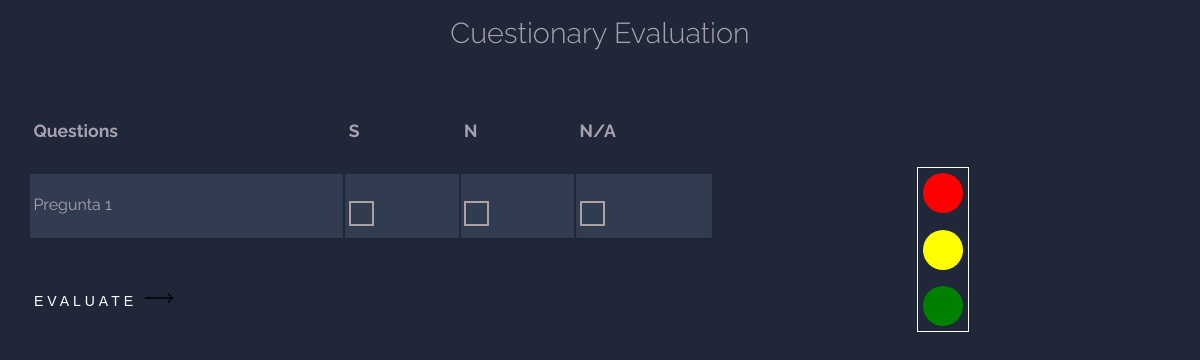
Page /pages/cuestionary.php on the earlier database version.
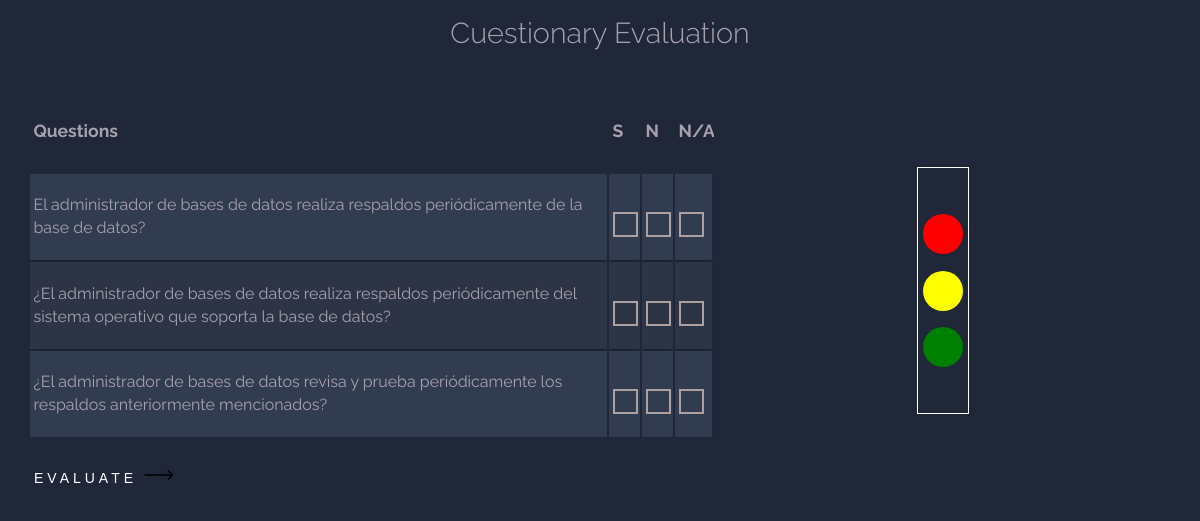
Same page on the later database version.
### tables this page shows
CREATE TABLE IF NOT EXISTS `cuestionario` (
  `id` int NOT NULL AUTO_INCREMENT,
  `pregunta` varchar(300) DEFAULT NULL,  
  `contenidoC` int NOT NULL,
  PRIMARY KEY (`id`),
  KEY `foreignkeyCuestionarioContenido` (`contenidoC`)
);

### pages/cuestionary.php (the view, shortened to what this page needs)
<?php
require_once '../config/config.php';
$query = "SELECT *, cu.id AS cuestionario_id
            FROM cuestionario cu
            INNER JOIN contenido c ON cu.contenidoC = c.id;";
$result = $mysqli->query($query);
$cuestionario = array();
if ($result) {
    $cuestionario = $result->fetch_all(MYSQLI_ASSOC);
} else {
    $message = 'Error en la consulta: ' . $mysqli->error;
}
?>
<!DOCTYPE html>
<html>
<head>
    <link href="../assets/css/normalize.css" rel="stylesheet">
    <link href="../assets/css/style.css" rel="stylesheet">
</head>
<body>
    <h1 class="mb-3">Cuestionary Evaluation</h1>
    <div class="container">
        <div class="contenedor">
            <div class="table-container">
                <table class="container-preguntas">
                    <thead>
                        <tr>
                            <th>
                                <h1>Questions</h1>
                            </th>
                            <th>
                                <h1>S</h1>
                            </th>
                            <th>
                                <h1>N</h1>
                            </th>
                            <th>
                                <h1>N/A</h1>
                            </th>
                        </tr>
                    </thead>
                    <tbody>
                        <?php
                        foreach ($cuestionario as $pregunta) {
                        ?>
                            <tr>
                                <td><?php echo $pregunta['pregunta']; ?></td>
                                <td><label class="checkbox-btn">
                                        <span class="checkmark"></span>
                                    </label></td>
                                <td><label class="checkbox-btn">
                                        <span class="checkmark"></span>
                                    </label></td>
                                <td><label class="checkbox-btn">
                                        <span class="checkmark"></span>
                                    </label></td>
                            </tr>
                        <?php
                        }
                        ?>
                    </tbody>
                </table>
            </div>
            <button id="evaluateButton" class="cta">
                <span class="hover-underline-animation"> Evaluate </span>
                <svg viewBox="0 0 46 16" height="10" width="30" xmlns="http://www.w3.org/2000/svg" id="arrow-horizontal">
                    <path transform="translate(30)" d="M8,0,6.545,1.455l5.506,5.506H-30V9.039H12.052L6.545,14.545,8,16l8-8Z" data-name="Path 10" id="Path_10"></path>
                </svg>
            </button>
        </div>
        <div class="semaforo">
            <div class="luz-roja"></div>
            <div class="luz-amarilla"></div>
            <div class="luz-verde"></div>
        </div>
    </div>
</body>
</html>

### assets/css/style.css (style rules this page uses)
:root { --fuente-principal: 'Raleway', sans-serif; --fuente-heading: 'Staatliches', cursive; --blanco: #fff; }
html { box-sizing: border-box; }
*, *:before, *:after { box-sizing: inherit; }
body { font-family: var(--fuente-principal); font-weight: 300; line-height: 1.42em; color: #A7A1AE; background-color: #1F2739 !important; }
h1 { font-size: 1.8rem; font-weight: 300; line-height: 1em; text-align: center; }
.container { margin: 0 auto; padding: 20px; display: flex; text-align: center; }
.checkbox-btn { display: block; position: relative; padding-left: 30px; margin-bottom: 10px; cursor: pointer; -webkit-user-select: none; -moz-user-select: none; -ms-user-select: none; user-select: none; }
.checkmark { position: absolute; top: 0; left: 0; height: 25px; width: 25px; border: 2.5px solid #ada0a0; transition: .2s linear; }
.checkmark:after { content: ""; position: absolute; visibility: hidden; opacity: 0; left: 50%; top: 40%; width: 10px; height: 14px; border: 2px solid #0ea021; filter: drop-shadow(0px 0px 10px #0ea021); border-width: 0 2.5px 2.5px 0; transition: .2s linear; transform: translate(-50%, -50%) rotate(-90deg) scale(0.2); }
.contenedor { display: block; width: 60%; }
.cta { border: none; background: none; display: flex; cursor: pointer; }
.cta span { padding-bottom: 7px; letter-spacing: 4px; font-size: 14px; padding-right: 15px; text-transform: uppercase; color: var(--blanco); }
.cta svg { transform: translateX(-8px); transition: all 0.3s ease; }
.hover-underline-animation { position: relative; color: var(--blanco); padding-bottom: 20px; }
.hover-underline-animation:after { content: ""; position: absolute; width: 100%; transform: scaleX(0); height: 2px; bottom: 0; left: 0; background-color: var(--blanco); transform-origin: bottom right; transition: transform 0.25s ease-out; }
.container-preguntas th h1 { font-weight: bold; font-size: 1.1rem; text-align: left; }
.container-preguntas td { font-weight: normal; font-size: 1em; -webkit-box-shadow: 0 2px 2px -2px #0E1119; -moz-box-shadow: 0 2px 2px -2px #0E1119; box-shadow: 0 2px 2px -2px #0E1119; }
.container-preguntas { text-align: left; overflow: hidden; width: 100%; margin: 0 auto; display: table; padding: 0 0 1.3rem 0; }
.container-preguntas td, .container-preguntas th { padding-bottom: 3%; padding-top: 3%; padding-left: 0.5% }
.container-preguntas tr:nth-child(odd) { background-color: #323C50; }
.container-preguntas tr:nth-child(even) { background-color: #2C3446; }
.container-preguntas th { background-color: #1F2739; }
.semaforo { display: flex; flex-direction: column; align-items: center; justify-content: center; margin: 0 auto; gap: .4rem; margin: 5rem auto; border: 1px solid #fff; }
.luz-roja, .luz-amarilla, .luz-verde { width: 40px; height: 40px; border-radius: 50%; margin: 5px; }
.luz-roja { background-color: red; }
.luz-amarilla { background-color: yellow; }
.luz-verde { background-color: green; }
.table-container { max-height: 350px; overflow-y: auto; margin-bottom: 2rem; }
.container-preguntas th { position: sticky; top: 0; z-index: 1; }

Differences in the rows shown:
changed cuestionario: pregunta "Pregunta 1" → "El administrador de bases de datos realiza respaldos periódicamente de la base de datos?"
added cuestionario: pregunta "¿El administrador de bases de datos realiza respaldos periódicamente del sistema operativo que soporta la base de datos?"
added cuestionario: pregunta "¿El administrador de bases de datos revisa y prueba periódicamente los respaldos anteriormente mencionados?"
